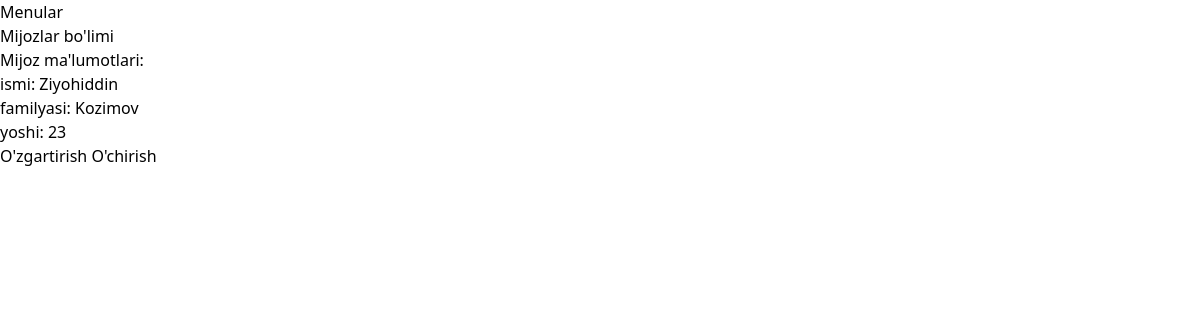
Page /leads/3/ on the committed database.
### leads/models.py (models this page shows, shortened)
class Lead(models.Model):
    ismi = models.CharField(max_length=20)
    familyasi = models.CharField(max_length=20)
    yoshi = models.IntegerField(default=0)
    agent = models.ForeignKey("Agent", blank = True, on_delete=models.CASCADE)

### leads/views.py (the view)
# urls.py: path('<int:pk>/', lead_detail, name = "detallar"),
def lead_detail(request, pk):
   lead = get_object_or_404(models.Lead, id=pk)
   context = {
      "lead": lead
   }
   return render(request, "detailes.html", context)

### frontend/detailes.html (shortened to what this page needs)
{% extends 'base.html'%}
{% block content %}
    <a href="/leads">Mijozlar bo'limi</a>
    <h1>Mijoz ma'lumotlari:</h1>
    <h3> ismi: {{ lead.ismi }} </h3>
    <h3> familyasi: {{ lead.familyasi }} </h3>
    <h3> yoshi: {{ lead.yoshi }} </h3>
    <a href="{% url 'leads:ozgartirish' lead.pk %}">O'zgartirish</a>
    <a href="{% url 'leads:ochirish' lead.pk %}">O'chirish</a>
{% endblock %}

### rows in the picture
Lead: ismi "Ziyohiddin", familyasi "Kozimov", yoshi "23"
